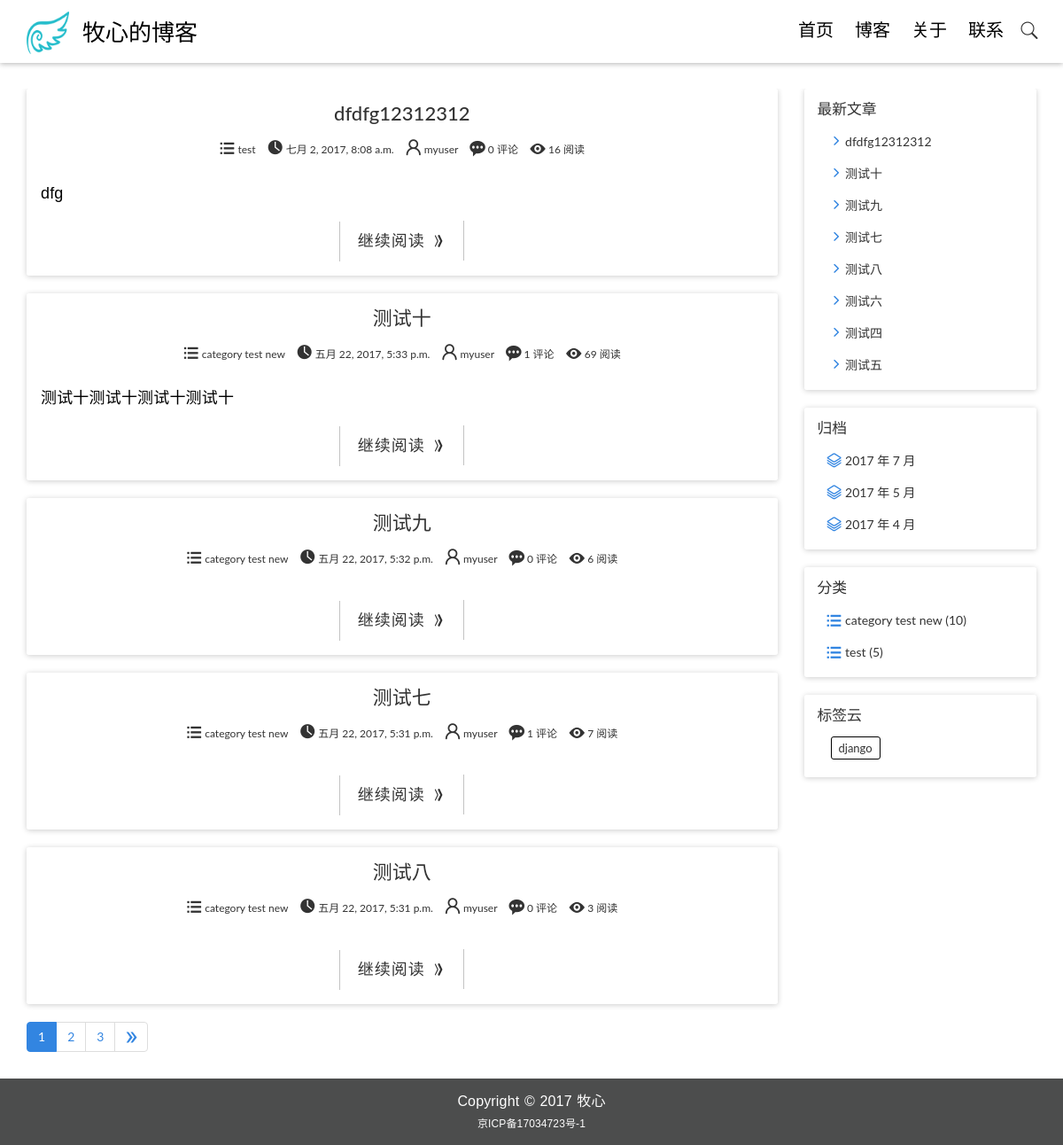
The page / on the database its author committed.
### blog/models.py (models this page shows, shortened)
@python_2_unicode_compatible
class Post(models.Model):
    title = models.CharField(max_length=70)
    body = models.TextField()
    created_time = models.DateTimeField()
    modified_time = models.DateTimeField()
    excerpt = models.CharField(max_length=200,blank=True)
    category = models.ForeignKey(Category)
    tags = models.ManyToManyField(Tag, blank=True)
    author = models.ForeignKey(User)
    views = models.PositiveIntegerField(default=0)
    def get_absolute_url(self):
        return reverse('blog:detail', kwargs={'pk': self.pk})
    class Meta:
        ordering = ['-created_time']

@python_2_unicode_compatible
class Category(models.Model):
    name = models.CharField(max_length=100)

@python_2_unicode_compatible
class Tag(models.Model):
    name = models.CharField(max_length=100)

### blog/views.py (the view)
# urls.py: url(r'^$', views.index, name='index'),
def index(request):
    post_list = Post.objects.all().order_by('-created_time')
    paginator = Paginator(post_list, 5)
    page = request.GET.get('page')
    try:
        post_list = paginator.page(page)
    except PageNotAnInteger:
        post_list = paginator.page(1)
    except EmptyPage:
        post_list = paginator.page(paginator.num_pages)
    return render(request, 'blog/index.html', context={'post_list': post_list})

### blog/templatetags/blog_tags.py (called while the page is built)
@register.simple_tag
def get_recent_posts(num=8):
    return Post.objects.all().order_by('-created_time')[:num]

@register.simple_tag
def archives():
    return Post.objects.dates('created_time', 'month', order='DESC')

@register.simple_tag
def get_categories():
    return Category.objects.annotate(num_posts=Count('post')).filter(num_posts__gt=0)

@register.simple_tag
def get_tags():
    return Tag.objects.all()

### blog/templatetags/page_tags.py (called while the page is built)
@register.simple_tag
def circle_page(curr_page, loop_page):
    offset = abs(curr_page - loop_page)
    if offset < 3:
        if curr_page == loop_page:
            page_ele = '<li class="active"><a href="?page=%s">%s</a></li>'%(loop_page, loop_page)
        else:
            page_ele = '<li><a href="?page=%s">%s</a></li>'%(loop_page, loop_page)
        return format_html(page_ele)
    else:
        return ''

### templates/blog/index.html (shortened to what this page needs)
{% extends 'base.html' %}
{% load page_tags %}
{% block main %}
    {% for post in post_list %}
        <article class="post post-{{ post.pk }}">
            <header class="entry-header">
                <h1 class="entry-title">{{ post.title }}</h1>
               <div class="entry-meta">
                  <span class="post-category">
                      <i class="iconfont icon-fenlei"></i>
                      <a href="#">{{ post.category.name }}</a>
                  </span>
                  <span class="post-date">
                      <i class="iconfont icon-shijian"></i>
                      <a href="#">
                          <time class="entry-date" datetime="{{ post.created_time }}">{{ post.created_time }}</time>
                      </a>
                  </span>
                  <span class="post-author">
                      <i class="iconfont icon-zuozhe"></i>
                      <a href="#">{{ post.author }}</a>
                  </span>
                  <span class="comments-link">
                      <i class="iconfont icon-pinglun"></i>
                      <a href="#">{{ post.comment_set.count }} 评论</a>
                  </span>
                  <span class="views-count">
                      <i class="iconfont icon-yuedu"></i>
                      <a href="#">{{ post.views }} 阅读</a>
                  </span>
               </div>
            </header>
            <div class="entry-content clearfix">
                <p>{{ post.excerpt }}</p>
                <div class="read-more cl-effect-14">
                    <a href="{{ post.get_absolute_url }}" class="more-link">继续阅读 <i class="iconfont icon-6icon"></i></a>
                </div>
            </div>
        </article>
    {% empty %}
        <div class="no-post">暂时还没有发布的文章！</div>
    {% endfor %}
    <nav aria-label="Page navigation">
      <ul class="pagination">
        {%  for pg in post_list.paginator.page_range %}
            {% circle_page post_list.number pg %}
        {% endfor %}
        {% if post_list.has_next %}
            <li>
              <a href="?page={{ post_list.next_page_number }}" aria-label="Next">
                  <i aria-hidden="true" class="iconfont icon-next-arrow"></i>
              </a>
            </li>
            {% endif %}
      </ul>
    </nav>
{% endblock main %}

### templates/base.html (shortened to what this page needs)
{%  load staticfiles %}
{%  load blog_tags %}
<!DOCTYPE html>
<html id="wrapper">
    <head>
        <link rel="stylesheet" href="{% static 'css/bootstrap.min.css' %}">
        <link rel="stylesheet" href="{% static 'css/iconfont.css' %}">
        <link rel="stylesheet" href="{% static 'css/pace.css' %}">
        <link rel="stylesheet" href="{% static 'css/custom.css' %}">
    </head>
    <body >
        <header class="site-header">
            <div class="container fadeInUp animated" data-wow-duration="0.5s" data-wow-delay="0.2s">
                <div class="row">
                    <div class="col-md-4 col-sm-5 col-xs-8">
                        <div class="logo">
                            <h1><a href="{% url 'blog:index' %}"><img src="{% static 'img/icons/logo.png' %}"/><span>牧心的博客</span></a></h1>
                        </div>
                    </div>
                    <div class="col-md-8 col-sm-7 col-xs-4">
                        <nav class="main-nav" role="navigation">
                            <div class="collapse navbar-collapse" id="bs-example-navbar-collapse-1">
                                <ul class="nav navbar-nav navbar-right">
                                    <li class="cl-effect-11"><a href="{% url 'blog:index' %}" data-hover="首页">首页</a></li>
                                    <li -style="display: none" class="cl-effect-11"><a href="{% url 'blog:full_blog' %}" data-hover="博客">博客</a></li>
                                    <li class="cl-effect-11"><a href="{% url 'blog:about' %}" data-hover="关于">关于</a></li>
                                    <li class="cl-effect-11"><a href="{% url 'blog:contact' %}" data-hover="联系">联系</a></li>
                                </ul>
                            </div>
                        </nav>
                        <div id="header-search-box">
                            <a id="search-menu" href="#">
                                <i id="search-icon" class="iconfont icon-sousuo_sousuo"></i>
                            </a>
                        </div>
                    </div>
                </div>
            </div>
        </header>
        <div class="content-body">
            <div class="container">
                <div class="row">
                    <main class="col-md-9 fadeInLeft animated" >
                        {% block main %}
                        {% endblock main %}
                    </main>
                    <aside class="col-md-3 fadeInRight animated">
                        <div class="widget widget-recent-posts">
                            <h3 class="widget-title">最新文章</h3>
                            {% get_recent_posts as recent_post_list %}
                            <ul>
                                {% for post in recent_post_list %}
                                <li>
                                    <i class="iconfont icon-jiantouright"></i>
                                    <a href="{{ post.get_absolute_url }}">{{ post.title }}</a>
                                </li>
                                {% empty %}
                               		 暂无文章！
                                {% endfor %}
                            </ul>
                        </div>
                        <div class="widget widget-archives">
                            <h3 class="widget-title">归档</h3>
                            {% archives as date_list %}
                            <ul>
                                {% for date in date_list %}
                                <li>
                                    <i class="iconfont icon-guidang"></i>
                                    <a href="{% url 'blog:archives' date.year date.month %}">
                                        {{ date.year }} 年 {{ date.month }} 月
                                    </a>
                                </li>
                                {% empty %}
                                	暂无归档！
                                {% endfor %}
                            </ul>
                        </div>
                        <div class="widget widget-category">
                            <h3 class="widget-title">分类</h3>
                            {% get_categories as category_list %}
                            <ul>
                                {% for category in category_list %}
                                <li>
                                    <i class="iconfont icon-fenlei"></i>
                                    <a href="{% url 'blog:category' category.pk %}">{{ category.name }} <span class="post-count">({{ category.num_posts }})</span></a>
                                </li>
                                {% empty %}
                                	暂无分类！
                                {% endfor %}
                            </ul>
                        </div>
                        <div class="widget widget-tag-cloud">
                              <h3 class="widget-title">标签云</h3>
                              {% get_tags as tag_list %}
                              <ul>
                                  {% for tag in tag_list %}
                                  <li>
                                      <a href="{% url 'blog:tag' tag.pk %}">{{ tag.name }}</a>
                                  </li>
                                  {% empty %}
                                      <p class="empty-tata">暂无标签！</p>
                                  {% endfor %}
                              </ul>
                        </div>
                    </aside>
                </div>
            </div>
        </div>
        <footer class="site-footer">
                <div class="container wow fadeInUp animated" data-wow-duration="0.5s" data-wow-delay="0.2s">
                    <div class="row">
                        <div class="col-md-12">
                            <p class="copyright">Copyright&nbsp;&copy;&nbsp;2017&nbsp;牧心</p>
							<p class="icp"><a href="http://www.miitbeian.gov.cn/" target="_blank">京ICP备17034723号-1</a></p>
                        </div>
                    </div>
                </div>
            </footer>
    </body>
</html>

### rows shown on the page
Post: title "dfdfg12312312", category.name "test", created_time "七月 2, 2017, 8:08 a.m.", author "myuser", comment_set.count "0", views "16", excerpt "dfg"
Post: title "测试十", category.name "category test new", created_time "五月 22, 2017, 5:33 p.m.", author "myuser", comment_set.count "1", views "69", excerpt "测试十测试十测试十测试十"
Post: title "测试九", category.name "category test new", created_time "五月 22, 2017, 5:32 p.m.", author "myuser", comment_set.count "0", views "6"
Post: title "测试七", category.name "category test new", created_time "五月 22, 2017, 5:31 p.m.", author "myuser", comment_set.count "1", views "7"
Post: title "测试八", category.name "category test new", created_time "五月 22, 2017, 5:31 p.m.", author "myuser", comment_set.count "0", views "3"
Post: title "测试六"
Post: title "测试四"
Post: title "测试五"
Category: name "category test new", num_posts "10"
Category: name "test", num_posts "5"
Tag: name "django"

### other values the page prints
{{ date.year }} "2017" "2017" "2017"
{{ date.month }} "7" "5" "4"
